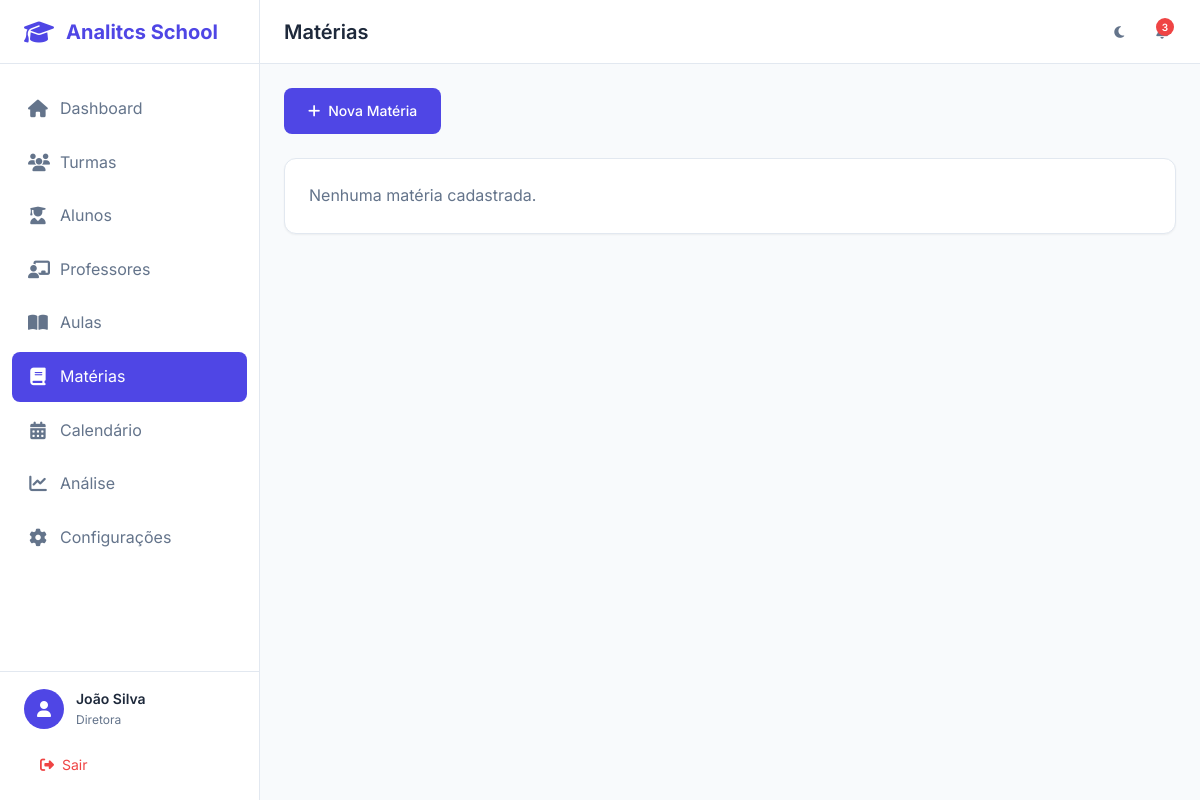
Page /materias/ (signed in) on the earlier database version.
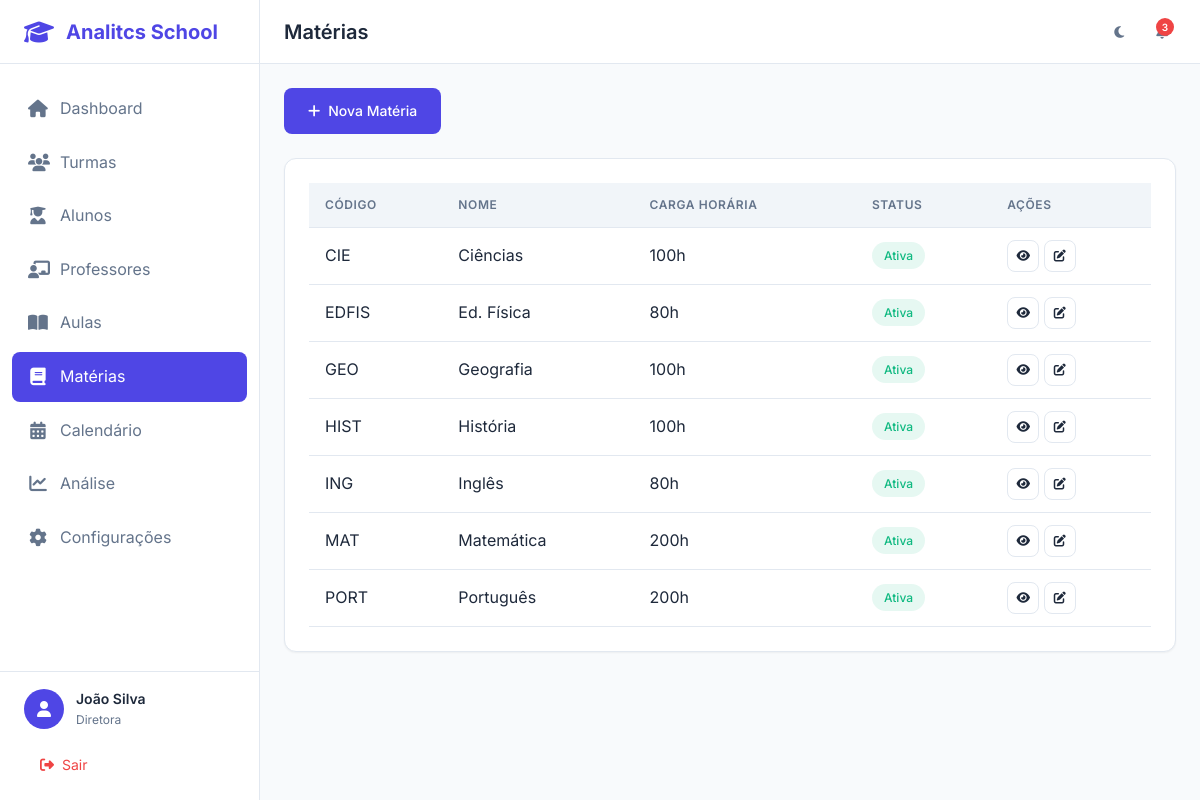
Same page on the later database version.
### app/models/materia.py (models this page shows, shortened)
class Materia(db.Model):
    __tablename__ = 'materias'
    id = db.Column(db.Integer, primary_key=True)
    nome = db.Column(db.String(100), nullable=False, unique=True)
    codigo = db.Column(db.String(20), unique=True, nullable=False, index=True)
    descricao = db.Column(db.Text, nullable=True)
    carga_horaria = db.Column(db.Integer, nullable=True)
    ativa = db.Column(db.Boolean, default=True)

### app/controllers/materias_controller.py (the view)
@materias_bp.route('/')
@login_required
def index():
    page = request.args.get('page', 1, type=int)
    busca = request.args.get('busca', '')
    query = Materia.query
    if busca:
        query = query.filter(
            Materia.nome.ilike(f'%{busca}%') |
            Materia.codigo.ilike(f'%{busca}%')
        )
    materias = query.order_by(Materia.nome).paginate(
        page=page, per_page=20, error_out=False
    )
    return render_template('materias/index.html', materias=materias, busca=busca)

### app/models/usuario.py (called while the page is built)
@login_manager.user_loader
def load_user(user_id):
    return Usuario.query.get(int(user_id))

### app/templates/materias/index.html (shortened to what this page needs)
{% extends "base.html" %}
{% block page_title %}Matérias{% endblock %}
{% block content %}
<div class="d-flex justify-between align-center mb-3">
    <a href="{{ url_for("materias.novo") }}" class="btn btn-primary">
        <i class="fas fa-plus"></i> Nova Matéria
    </a>
</div>
<div class="card">
    <div class="card-body">
        {% if materias.items %}
        <div class="table-container">
            <table class="table">
                <thead>
                    <tr>
                        <th>Código</th>
                        <th>Nome</th>
                        <th>Carga Horária</th>
                        <th>Status</th>
                        <th>Ações</th>
                    </tr>
                </thead>
                <tbody>
                    {% for materia in materias.items %}
                    <tr>
                        <td>{{ materia.codigo }}</td>
                        <td>{{ materia.nome }}</td>
                        <td>{{ materia.carga_horaria or "-" }}h</td>
                        <td>
                            <span class="badge badge-{% if materia.ativa %}success{% else %}danger{% endif %}">
                                {% if materia.ativa %}Ativa{% else %}Inativa{% endif %}
                            </span>
                        </td>
                        <td>
                            <a href="{{ url_for("materias.detalhe", id=materia.id) }}" class="btn btn-icon btn-sm btn-outline">
                                <i class="fas fa-eye"></i>
                            </a>
                            <a href="{{ url_for("materias.editar", id=materia.id) }}" class="btn btn-icon btn-sm btn-outline">
                                <i class="fas fa-edit"></i>
                            </a>
                        </td>
                    </tr>
                    {% endfor %}
                </tbody>
            </table>
        </div>
        {% else %}
        <p class="text-muted">Nenhuma matéria cadastrada.</p>
        {% endif %}
    </div>
</div>
{% endblock %}

Differences in the rows shown:
added Materia: codigo "CIE", nome "Ciências", carga_horaria "100", ativa "Ativa"
added Materia: codigo "EDFIS", nome "Ed. Física", carga_horaria "80", ativa "Ativa"
added Materia: codigo "GEO", nome "Geografia", carga_horaria "100", ativa "Ativa"
added Materia: codigo "HIST", nome "História", carga_horaria "100", ativa "Ativa"
added Materia: codigo "ING", nome "Inglês", carga_horaria "80", ativa "Ativa"
added Materia: codigo "MAT", nome "Matemática", carga_horaria "200", ativa "Ativa"
added Materia: codigo "PORT", nome "Português", carga_horaria "200", ativa "Ativa"
Other differences:
text no longer shown: "Nenhuma matéria cadastrada."
text now shown: "CÓDIGO NOME CARGA HORÁRIA STATUS AÇÕES"
